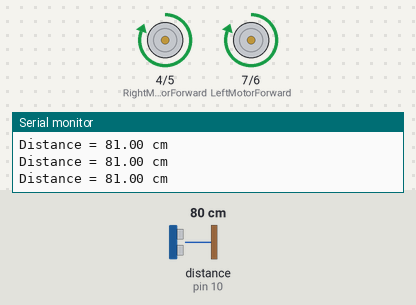
Bench run of a sketch on a simulated Arduino Uno, built with avr-gcc and run on an emulated ATmega328P. On the bench: motor-driver pin pairs drawn as motors (green arrow = first pin HIGH = forward, orange = second pin HIGH = backward, longer = more drive), the last lines printed to the serial monitor. The test bench sets the inputs (shaded band); at power-on: distance to the obstacle (sensor on pin 10) 80 cm. The echo pulse lasts 58.3 µs per cm.

Above: at 1.2 s.
1.3 s: distance to the obstacle (sensor on pin 10) set to 23 cm
2.8 s: distance to the obstacle (sensor on pin 10) set to 19 cm
At 3.32 s:
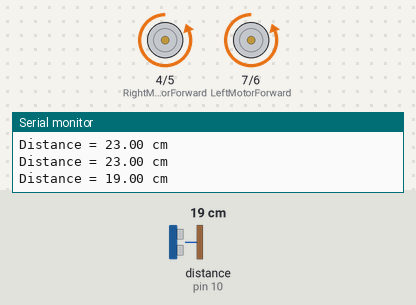
At 5.5 s:
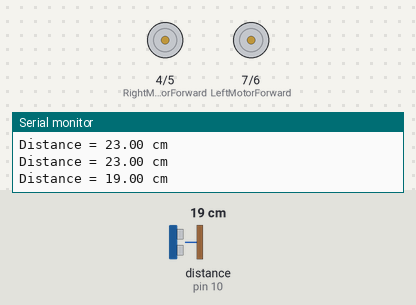
5.8 s: distance to the obstacle (sensor on pin 10) set to 120 cm
8.8 s: distance to the obstacle (sensor on pin 10) set to 2 cm
At 9.9 s:
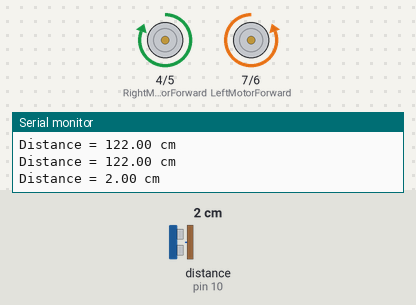
Timing chart, 0 to 12.8 s (numbered marks = the images above; inputs shaded):
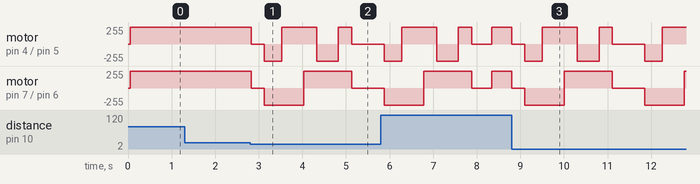

The sketch:

Sonic_Collision_Avoidance.ino
```cpp
//our L298N control pins
const int LeftMotorForward = 7;
const int LeftMotorBackward = 6;
const int RightMotorForward = 4;
const int RightMotorBackward = 5;

//Ultrasonic sensor
#include "NewPing.h"

// Hook up HC-SR04 with Trig to Arduino Pin 9, Echo to Arduino pin 10
#define TRIGGER_PIN 9
#define ECHO_PIN 10

// Maximum distance we want to ping for (in centimeters).
#define MAX_DISTANCE 400

// NewPing setup of pins and maximum distance.
NewPing sonar(TRIGGER_PIN, ECHO_PIN, MAX_DISTANCE);
float duration, distance;
boolean goesForward = false;


//This will run only one time.
void setup()
{
  Serial.begin(9600);

  //Set pins as outputs
  pinMode(RightMotorForward, OUTPUT);
  pinMode(LeftMotorForward, OUTPUT);
  pinMode(LeftMotorBackward, OUTPUT);
  pinMode(RightMotorBackward, OUTPUT);
}

int readPing() {
  delay(50);
  int cm = sonar.ping_cm();
  if (cm == 0) {
    cm = 250;
  }
  return cm;
}

void loop()
{
  // Send ping, get distance in cm
  distance = readPing();

  // Send results to Serial Monitor
  Serial.print("Distance = ");
  Serial.print(distance);
  Serial.println(" cm");

  if (distance <= 20)
  {
    stopMotors();
    delay(300);
    moveBackward();
    delay(400);
    turnLeft();
    delay(300);
    turnRight();
    delay(300);
    stopMotors();
    delay(300);
  }
  else if(distance > 20)
  {
    moveForward();
  }

  delay(100);
}


void moveBackward()
{
  goesForward = false;

  digitalWrite(LeftMotorBackward, HIGH);
  digitalWrite(RightMotorBackward, HIGH);

  digitalWrite(LeftMotorForward, LOW);
  digitalWrite(RightMotorForward, LOW);
}
void moveForward()
{

  if (!goesForward) {

    goesForward = true;

    digitalWrite(LeftMotorForward, HIGH);
    digitalWrite(RightMotorForward, HIGH);

    digitalWrite(LeftMotorBackward, LOW);
    digitalWrite(RightMotorBackward, LOW);
  }
}
void turnRight()
{
  digitalWrite(LeftMotorForward, HIGH);
  digitalWrite(RightMotorBackward, HIGH);

  digitalWrite(LeftMotorBackward, LOW);
  digitalWrite(RightMotorForward, LOW);

  delay(500);

  digitalWrite(LeftMotorForward, HIGH);
  digitalWrite(RightMotorForward, HIGH);

  digitalWrite(LeftMotorBackward, LOW);
  digitalWrite(RightMotorBackward, LOW);
}
void turnLeft()
{

  digitalWrite(LeftMotorBackward, HIGH);
  digitalWrite(RightMotorForward, HIGH);

  digitalWrite(LeftMotorForward, LOW);
  digitalWrite(RightMotorBackward, LOW);

  delay(500);

  digitalWrite(LeftMotorForward, HIGH);
  digitalWrite(RightMotorForward, HIGH);

  digitalWrite(LeftMotorBackward, LOW);
  digitalWrite(RightMotorBackward, LOW);
}
void stopMotors()
{
  digitalWrite(RightMotorForward, LOW);
  digitalWrite(LeftMotorForward, LOW);
  digitalWrite(RightMotorBackward, LOW);
  digitalWrite(LeftMotorBackward, LOW);
}
```

Measured:
- the behaviour switches between 21 and 20 cm on distance to the obstacle (sensor on pin 10) (found by bisection; images 0 and 1)
